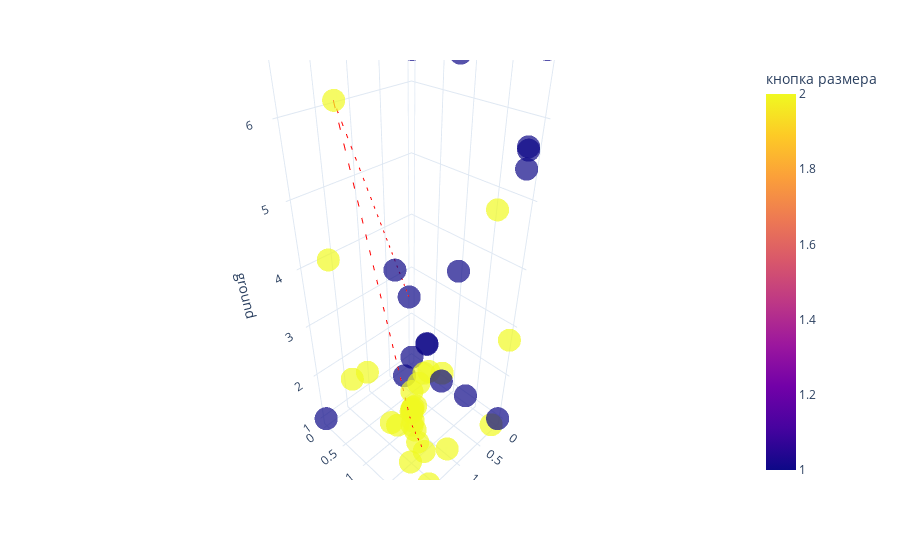

The cell this chart's notebook holds for it:
### Code cell
fig = px.scatter_3d(steps_df, x='coffee', y='size', z='ground', 
                    color='кнопка размера', 
                    opacity=0.7, 
                    color_discrete_sequence=px.colors.qualitative.Alphabet)
# this is best path, plot it as a  directional line in 3d
best_option = steps_df.iloc[prob.ibest_seq].drop_duplicates()
# Create the line plot
gradient = best_option.index

line_plot = px.line_3d(best_option, x='coffee', y='size', z='ground')
line_plot['data'][0]['line']['color'] = '#FF0000'
line_plot['data'][0]['line']['dash'] = 'dash'
fig.add_trace(line_plot.data[0])
fig.update_layout(title='')

fig.update_layout(template='plotly_white')

go.Figure(fig).show()

### Figure 1 — Plotly figure (JSON) as saved in the notebook; plotly's stock layout.template omitted (floating-point values rounded to 4 significant figures)
{"data": [{"hovertemplate": "coffee=%{x}<br>size=%{y}<br>ground=%{z}<br>кнопка размера=%{marker.color}<extra></extra>", "legendgroup": "", "marker": {"color": [1, 1, 2, 2, 2, 1, 2, 1, 1, 2, 2, 2, 1, 2, 2, 2, 2, 2, 1, 2, 1, 2, 2, 1, 1, 2, 2, 1, 2, 2, 2, 2, 1, 1, 1, 1, 1, 2, 2, 2, 2, 2, 2, 1, 2, 1, 2, 2, 2, 2], "coloraxis": "coloraxis", "opacity": 0.7, "symbol": "circle"}, "mode": "markers", "name": "", "scene": "scene", "showlegend": false, "type": "scatter3d", "x": [0.4639, 0.7011, 1.857, 1.67, 1.564, 0.8555, 1.266, 1.15, 0.1688, 0.3043, 1.264, 1.258, 1.2, 1.225, 1.214, 1.165, 1.211, 1.175, 0.1845, 1.186, 0.1234, 1.164, 1.213, 0.7197, 2.0, 0.0, 2.0, 0.0, 0.0, 0.172, 0.02989, 0.0, 0.7562, 0.1123, 0.0, 2.0, 0.03181, 1.244, 1.305, 1.675, 1.761, 1.562, 1.602, 0.07334, 1.391, 0.6455, 1.592, 1.587, 1.65, 1.021], "y": [0.4042, 1.023, 0.7836, 0.09786, 0.2285, 1.514, 1.272, 0.8352, 1.976, 1.755, 1.333, 1.388, 1.044, 1.21, 1.227, 1.245, 1.211, 1.204, 2.0, 1.21, 1.955, 1.165, 1.214, 1.038, 2.0, 0.0, 2.0, 0.0, 2.0, 2.0, 0.7843, 2.0, 1.582, 2.0, 2.0, 0.0, 0.0, 1.571, 1.575, 1.249, 0.8808, 1.26, 1.815, 1.363, 2.0, 1.295, 1.717, 1.555, 2.0, 1.796], "z": [2.924, 2.489, 6.338, 4.052, 1.781, 6.727, 1.324, 3.994, 5.729, 4.916, 1.261, 1.004, 2.201, 1.554, 1.612, 1.665, 1.612, 1.283, 5.479, 1.62, 5.671, 1.44, 1.592, 2.527, 7.0, 6.823, 3.273, 1.0, 7.0, 1.0, 1.182, 2.756, 4.153, 6.722, 1.0, 1.0, 7.0, 2.72, 1.0, 1.735, 2.574, 1.582, 3.135, 1.101, 7.0, 1.852, 2.87, 1.0, 1.0, 1.0]}, {"hovertemplate": "coffee=%{x}<br>size=%{y}<br>ground=%{z}<extra></extra>", "legendgroup": "", "line": {"color": "#FF0000", "dash": "dash"}, "marker": {"symbol": "circle"}, "mode": "lines", "name": "", "scene": "scene", "showlegend": false, "type": "scatter3d", "x": [0.4639, 1.857, 1.266, 1.305], "y": [0.4042, 0.7836, 1.272, 1.575], "z": [2.924, 6.338, 1.324, 1.0]}], "layout": {"coloraxis": {"colorbar": {"title": {"text": "кнопка размера"}}, "colorscale": [[0.0, "#0d0887"], [0.1111, "#46039f"], [0.2222, "#7201a8"], [0.3333, "#9c179e"], [0.4444, "#bd3786"], [0.5556, "#d8576b"], [0.6667, "#ed7953"], [0.7778, "#fb9f3a"], [0.8889, "#fdca26"], [1.0, "#f0f921"]]}, "legend": {"tracegroupgap": 0}, "margin": {"t": 60}, "scene": {"domain": {"x": [0.0, 1.0], "y": [0.0, 1.0]}, "xaxis": {"title": {"text": "coffee"}}, "yaxis": {"title": {"text": "size"}}, "zaxis": {"title": {"text": "ground"}}}, "title": {"text": ""}}}
